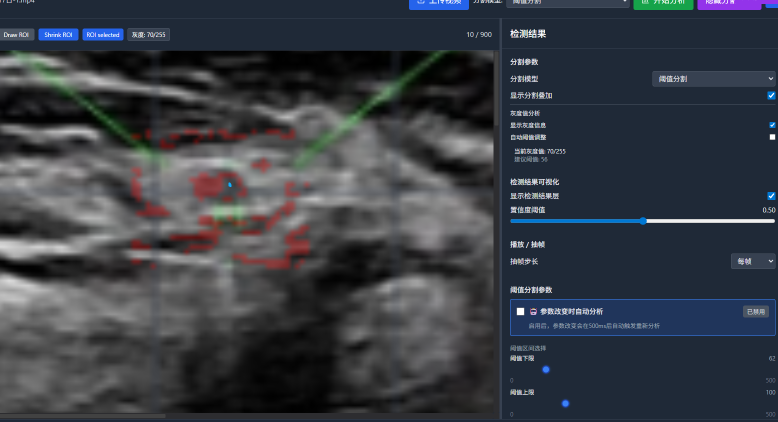
#> input picture todolist/.ROADMAP/1763635031395.png, 1556 x 843 px (shown at 1/2 size); its folder holds only this picture in this run
$ python -i video_processor.py   (imports and definitions only)
#> lines starting #> are read from the running program, lines starting #| are printed output that depends on the picture
#> further down, picture is the input picture: shape (843, 1556, 3); mean B, G, R 68.7, 61.3, 56.8
import cv2
import numpy as np
import os
import logging
from typing import List, Tuple, Optional, Generator
from pathlib import Path
import tempfile
import uuid
from datetime import datetime

# 设置日志
# [1 line not run here, left out]
logger = logging.getLogger(__name__)

class VideoProcessor:
    """视频处理器"""

    def __init__(self, upload_dir: str = "uploads"):
        """初始化视频处理器

        Args:
            upload_dir: 上传目录路径
        """
        self.upload_dir = Path(upload_dir)
        self.upload_dir.mkdir(exist_ok=True)

        # 支持的视频格式
        self.supported_formats = {'.mp4', '.mov', '.avi', '.mkv'}

    # [158 lines left out: functions is_supported_format, save_uploaded_video, get_video_info, extract_frames, get_frame_at_time, not called in this run]

    def resize_frame(self, frame: np.ndarray, max_width: int = 1920, max_height: int = 1080) -> np.ndarray:
        """调整帧大小，保持宽高比

        Args:
            frame: 输入帧
            max_width: 最大宽度
            max_height: 最大高度

        Returns:
            np.ndarray: 调整大小后的帧
        """
#> called with max_width = 1920, max_height = 1080
        h, w = frame.shape[:2]
#> h = 843; w = 1556

        # 计算缩放比例
        scale_w = max_width / w
#> scale_w = 1.23
        scale_h = max_height / h
#> scale_h = 1.28
        scale = min(scale_w, scale_h, 1.0)  # 不放大，只缩小
#> scale = 1

        if scale < 1.0:
            new_w = int(w * scale)
            new_h = int(h * scale)
            resized = cv2.resize(frame, (new_w, new_h), interpolation=cv2.INTER_AREA)
            return resized

        return frame

    def preprocess_frame(self, frame: np.ndarray) -> np.ndarray:
        """预处理帧

        Args:
            frame: 输入帧

        Returns:
            np.ndarray: 预处理后的帧
        """
        # 调整大小
        frame = self.resize_frame(frame)

        # 转为灰度图
        if len(frame.shape) == 3:
            gray = cv2.cvtColor(frame, cv2.COLOR_BGR2GRAY)
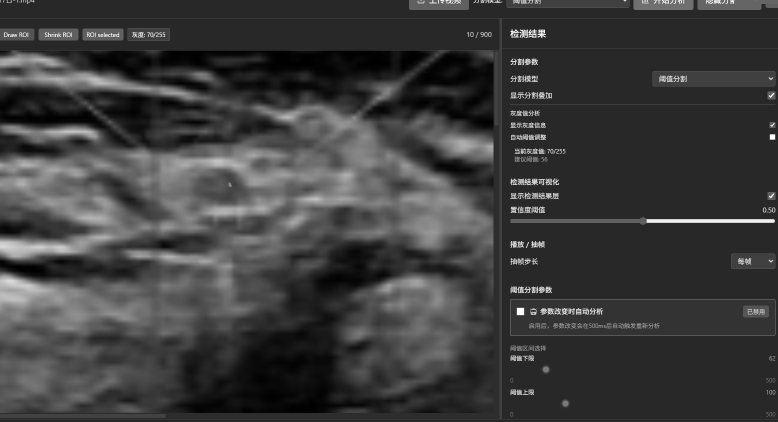
#> gray: shape (843, 1556) (shown at 1/2 size); min 0, max 255, mean 60.9
        else:
            gray = frame.copy()

        # 高斯模糊去噪
        blurred = cv2.GaussianBlur(gray, (5, 5), 0)

        # 增强对比度
        clahe = cv2.createCLAHE(clipLimit=2.0, tileGridSize=(8,8))
        enhanced = clahe.apply(blurred)
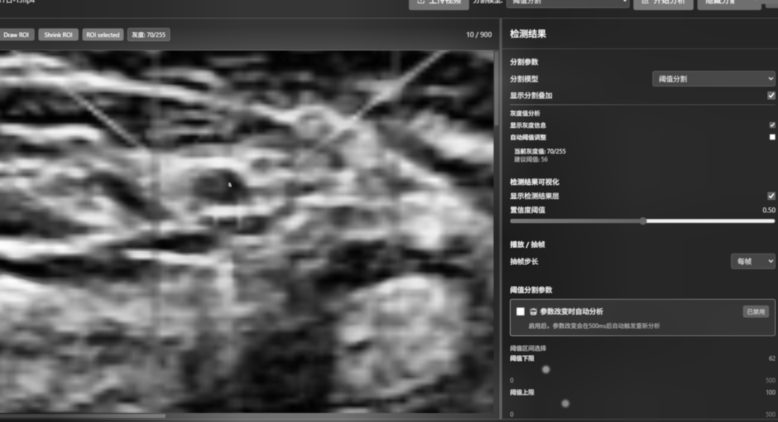
#> enhanced: shape (843, 1556) (shown at 1/2 size); min 1, max 255, mean 80.1

        return enhanced

    # [21 lines left out: function cleanup_temp_files, not called in this run]

    def __del__(self):
        """析构函数，清理资源"""
        try:
            # 清理所有旧文件
            for file_path in self.upload_dir.glob("*"):
                if file_path.is_file():
                    self.cleanup_temp_files(str(file_path))
        except Exception as e:
            logger.error(f"清理资源失败: {e}")

>>> import cv2
>>> picture = cv2.imread('../todolist/.ROADMAP/1763635031395.png')
>>> result = VideoProcessor().preprocess_frame(picture)
